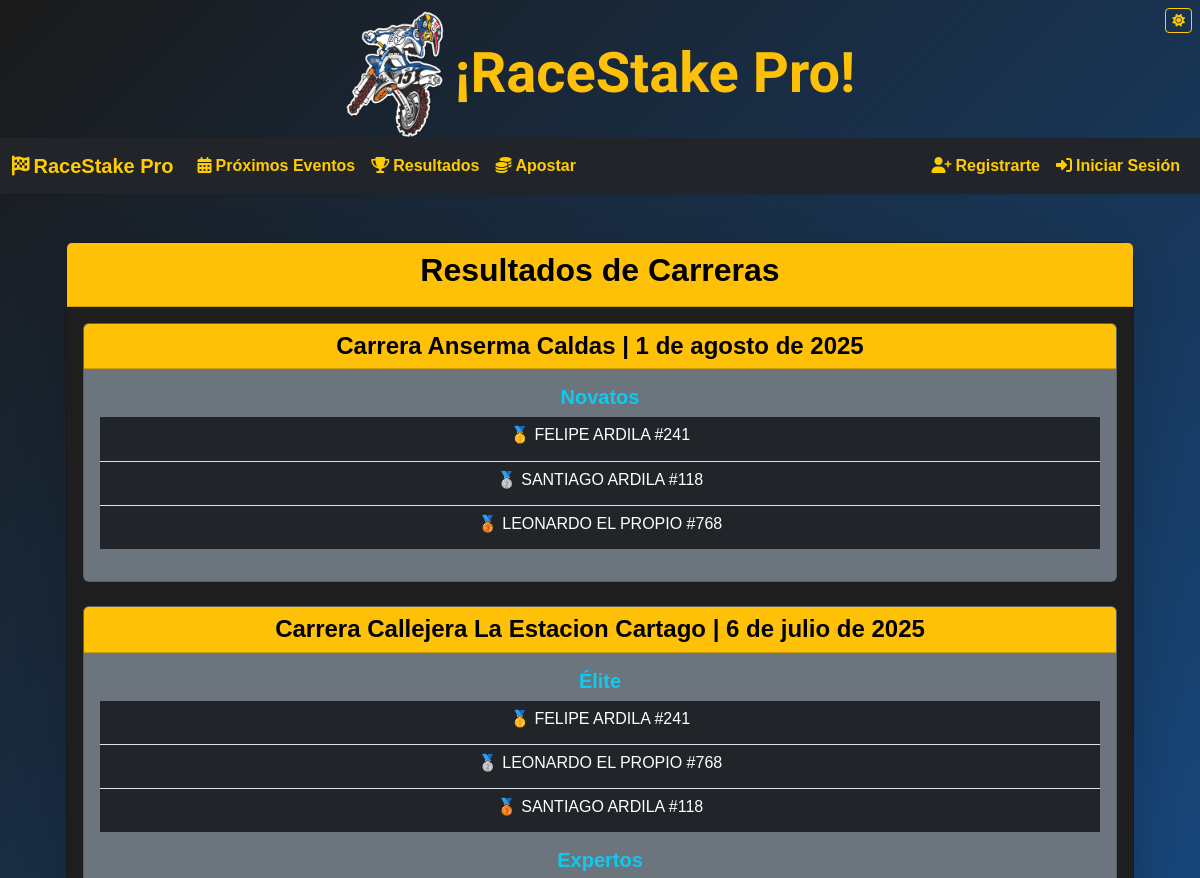
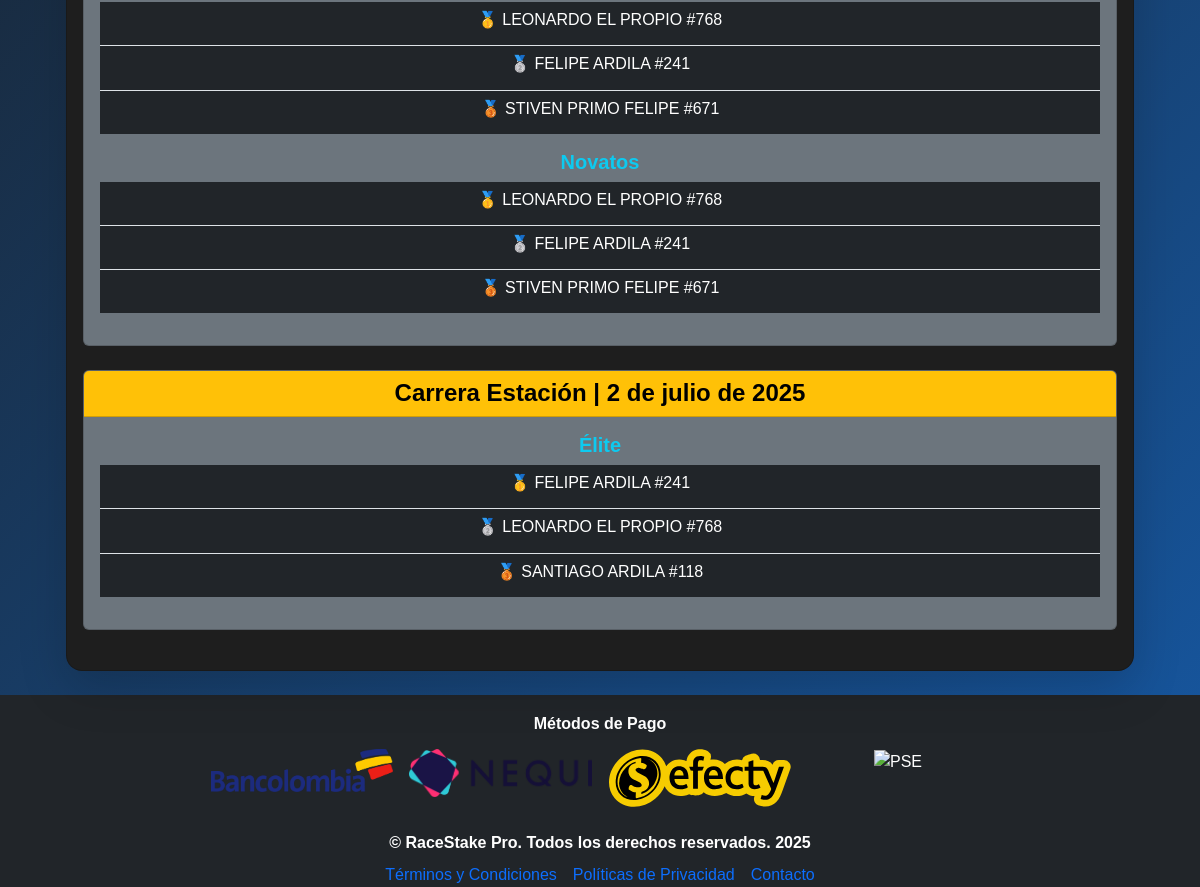
Screenshot of /?pagina=Resultados with the database file from the repository (2 pictures, top to bottom).
### tables this page shows
CREATE TABLE `carreras` (
  `id` int NOT NULL,
  `nombre` varchar(100) NOT NULL,
  `fecha` datetime NOT NULL,
  `estado` enum('pendiente','finalizada') DEFAULT 'pendiente',
  `creada_en` timestamp NOT NULL DEFAULT CURRENT_TIMESTAMP,
  `categorias` varchar(255) NOT NULL DEFAULT 'SinCategoria'
);

CREATE TABLE `resultados_carrera` (
  `id` int NOT NULL,
  `id_carrera` int NOT NULL,
  `id_piloto` int NOT NULL,
  `posicion` int NOT NULL,
  `categoria` varchar(100) NOT NULL DEFAULT 'SinCategoria'
);

CREATE TABLE `pilotos` (
  `id` int NOT NULL,
  `nombre` varchar(100) NOT NULL,
  `creado_en` timestamp NOT NULL DEFAULT CURRENT_TIMESTAMP
);

### Controlador/Plantilla.Controlador.php (called while the page is built)
<?php
class ControladorPlantilla{
	public function cargarPlantilla(){
		include("Vista/Plantilla.php");
		}
}

### Index.php (called while the page is built, shortened)
<?php
require("Controlador/Plantilla.Controlador.php");
require("Controlador/Formulario.Controlador.php");
$plantilla = new ControladorPlantilla();
$plantilla->cargarPlantilla();

### Modelo/Formularios.Modelo.php (called while the page is built, shortened)
<?php
class ModeloFormularios
{
    public static function obtenerCarrerasConResultados()
    {
        $stmt = new Conexion();
        $pdo = $stmt->conectar();
        $query = "SELECT DISTINCT c.id, c.nombre, c.fecha
              FROM carreras c
              INNER JOIN resultados_carrera r ON c.id = r.id_carrera
              ORDER BY c.fecha DESC";
        $sql = $pdo->prepare($query);
        $sql->execute();
        return $sql->fetchAll(PDO::FETCH_ASSOC);
    }
    public static function obtenerResultadosPorCarreraYCategorias($id_carrera)
    {
        $stmt = new Conexion();
        $pdo = $stmt->conectar();
        $query = "SELECT r.posicion, p.nombre, r.categoria
              FROM resultados_carrera r
              INNER JOIN pilotos p ON r.id_piloto = p.id
              WHERE r.id_carrera = :id_carrera
              ORDER BY r.categoria, r.posicion ASC";
        $sql = $pdo->prepare($query);
        $sql->execute([':id_carrera' => $id_carrera]);
        return $sql->fetchAll(PDO::FETCH_ASSOC);
    }
}

### Controlador/Formulario.Controlador.php (called while the page is built, shortened)
<?php
include("Modelo/Formularios.Modelo.php");
class FormularioControlador
{
    public static function obtenerCarrerasConResultados()
    {
        return ModeloFormularios::obtenerCarrerasConResultados();
    }
    public static function obtenerResultadosPorCarreraYCategorias($id_carrera)
    {
        return ModeloFormularios::obtenerResultadosPorCarreraYCategorias($id_carrera);
    }
}

### Vista/Paginas/Resultados.php (the view, shortened to what this page needs)
<body class="bg-light">
  <main class="container mt-5">
    <div class="container mt-5">
      <div class="card tarjeta-carreras shadow-lg rounded-4">
        <div class="card-header encabezado-carreras text-center">
          <h2 class="fw-bold">Resultados de Carreras</h2>
        </div>
        <div class="card-body">
          <?php
          $carreras = FormularioControlador::obtenerCarrerasConResultados();
          if (empty($carreras)) {
            echo '<div class="alert alert-info text-center">No hay resultados registrados aún.</div>';
          } else {
            foreach ($carreras as $carrera) {
              $formatter = new \IntlDateFormatter('es_ES', \IntlDateFormatter::LONG, \IntlDateFormatter::NONE, 'America/Bogota');
              $fecha = $formatter->format(new DateTime($carrera['fecha']));
              echo '<div class="card bg-secondary mb-4">';
              echo '<div class="card-header encabezado-carreras text-center h4"><strong>' . htmlentities($carrera['nombre']) . '</strong> | ' . $fecha . '</div>';
              echo '<div class="card-body">';
              $resultados = FormularioControlador::obtenerResultadosPorCarreraYCategorias($carrera['id']);
              if (empty($resultados)) {
                echo '<p class="text-white">No se han registrado resultados aún.</p>';
              } else {
                $resultadosPorCategoria = [];
                foreach ($resultados as $r) {
                  $cat = $r['categoria'];
                  if (!isset($resultadosPorCategoria[$cat])) {
                    $resultadosPorCategoria[$cat] = [];
                  }
                  $resultadosPorCategoria[$cat][] = $r;
                }
                foreach ($resultadosPorCategoria as $categoria => $resultadosCat) {
                  echo '<div class="mb-3">';
                  echo '<h5 class="text-info text-center fw-bold">' . htmlentities($categoria) . '</h5>';
                  echo '<ul class="list-group list-group-flush">';
                  foreach ($resultadosCat as $r) {
                    $medalla = match ($r['posicion']) {
                      1 => '🥇',
                      2 => '🥈',
                      3 => '🥉',
                      default => ''
                    };
                    echo '<li class="list-group-item bg-dark text-white d-flex justify-content-center align-items-center">';
                    echo '<span class="text-center h6">' . $medalla . ' ' . htmlentities($r['nombre']) . '</span>';
                    echo '</li>';
                  }
                  echo '</ul>';
                  echo '</div>';
                }
              }
              echo '</div></div>';
            }
          }
          ?>
        </div>
      </div>
    </div>
  </main>
</body>
</html>

### Vista/Plantilla.php (shortened to what this page needs)
<!DOCTYPE html>
<html lang="es">
<head>
    <link href="https://cdn.jsdelivr.net/npm/bootstrap@5.3.2/dist/css/bootstrap.min.css" rel="stylesheet">
</head>
<body class="d-flex flex-column min-vh-100">
    <?php
    $listadoPaginasPrivadas = [
        'CargarCreditos',
        'Salir',
        'Perfil',
        'ApuMovi',
        'Ajustes',
        'RegistrarResultados',
        'CrearCarrera',
        'RegistrarPiloto',
        'AsignarPilotos',
        'Apostar',
        'Ganancias',
        'historial_apuestas'
    ];
    $listadoPaginasPublicas = [
        'Inicio',
        'Login',
        'Registro',
        'RecuperarContrasena',
        'ReestablecerContrasena',
        'ActivarCuenta',
        'EnviardeContacto',
        'Politicas',
        'Terminos',
        'Contacto',
        'ProximosEventos',
        'Resultados',
        '404',
        'exportar_ganancia_pdf'
    ];
    if (isset($_GET['pagina'])) {
        $pagina = $_GET['pagina'];
        if (in_array($pagina, $listadoPaginasPrivadas)) {
            if (isset($_SESSION['privilegios']) && in_array($_SESSION['privilegios'], ['usuario', 'admin'])) {
                $paginaVerificada = $pagina;
            } else {
                echo "<script>window.location.href = 'index.php?pagina=Login';</script>";
                exit();
            }
        } elseif (in_array($pagina, $listadoPaginasPublicas)) {
            $paginaVerificada = $pagina;
        } else {
            $paginaVerificada = '404';
        }
    } else {
        $paginaVerificada = 'Inicio';
    }
    ?>
    <div class="position-relative">
        <button onclick="cambiarTema()" class="btn btn-cambiar-tema position-absolute top-0 end-0 m-2" id="btnTema"
            title="Cambiar tema">
            <i class="fas fa-moon"></i>
        </button>
        <div class="d-flex flex-md-row align-items-center justify-content-center text-center text-md-start">
            <img src="/imagenes/pngwing.com (5).png" alt="LogoWeb" class="img-fluid"
                style="max-width: 100px; margin-right: 10px; margin-top: 10px;">
            <h1 class="display-4 mt-3 md-0 fw-bold" style="font-family: 'Chewy', system-ui; font-weight: 700;">
                ¡RaceStake Pro!
            </h1>
        </div>
    </div>
    <nav class="navbar navbar-expand-lg navbar-dark bg-dark shadow-sm">
        <div class="container-fluid">
            <a class="navbar-brand fw-bold" href="?pagina=Inicio">
                <i class="fas fa-flag-checkered me-1"></i>RaceStake Pro
            </a>
            <div class="collapse navbar-collapse" id="navbarResponsive">
                <ul class="navbar-nav me-auto mb-2 mb-lg-0">
                    <li class="nav-item">
                        <a class="nav-link fw-bold" href="?pagina=ProximosEventos">
                            <i class="fas fa-calendar-alt me-1"></i>Próximos Eventos
                        </a>
                    </li>
                    <li class="nav-item">
                        <a class="nav-link fw-bold" href="?pagina=Resultados">
                            <i class="fas fa-trophy me-1"></i>Resultados
                        </a>
                    </li>
                    <li class="nav-item">
                        <a class="nav-link fw-bold" href="?pagina=Apostar">
                            <i class="fas fa-coins me-1"></i>Apostar
                        </a>
                    </li>
                </ul>
                <ul class="navbar-nav ms-auto">
                    <?php if (isset($_SESSION['privilegios'])): ?>
                        <li class="nav-item dropdown">
                            <a class="nav-link dropdown-toggle fw-bold" href="#" id="userDropdown" role="button"
                                data-bs-toggle="dropdown" aria-expanded="false">
                                <i class="fas fa-user-circle me-1"></i><?= $_SESSION['nombre']; ?>
                            </a>
                            <ul class="dropdown-menu menu-admin" id="menuAdminDropdown" aria-labelledby="adminDropdown">
                                <li><a class="dropdown-item " href="?pagina=Perfil"><i
                                            class="fas fa-id-badge me-1"></i>Perfil</a></li>
                                <li><a class="dropdown-item " href="?pagina=historial_apuestas"><i
                                            class="fas fa-history me-1"></i>Historial de Apuestas</a></li>
                                <li><a class="dropdown-item " href="?pagina=ApuMovi"><i
                                            class="fas fa-file-invoice-dollar me-1"></i>Movimientos</a></li>
                                <li><a class="dropdown-item " href="?pagina=Ajustes"><i
                                            class="fas fa-cogs me-1"></i>Ajustes</a></li>
                                <li><a class="dropdown-item " href="?pagina=Salir"><i
                                            class="fas fa-sign-out-alt me-1"></i>Salir</a></li>
                            </ul>
                        </li>
                    <?php else: ?>
                        <li class="nav-item">
                            <a class="nav-link fw-bold" href="?pagina=Registro">
                                <i class="fas fa-user-plus me-1"></i>Registrarte
                            </a>
                        </li>
                        <li class="nav-item">
                            <a class="nav-link fw-bold" href="?pagina=Login">
                                <i class="fas fa-sign-in-alt me-1"></i>Iniciar Sesión
                            </a>
                        </li>
                    <?php endif; ?>
                </ul>
            </div>
        </div>
    </nav>
    <div class="container">
        <?php
        if ($paginaVerificada === 'Salir') {
            header('Location: Vista/Paginas/Salir.php');
            exit;
        } else {
            include "Vista/Paginas/$paginaVerificada.php";
        }
        ?>
</body>
<footer class="piedepagina text-center mt-auto">
    <div class="container-fluid">
        <h6 class="mb-3 fw-bold"><br>Métodos de Pago</h6>
        <div class="row justify-content-center g-3">
            <div class="col-6 col-sm-3 col-md-2">
                <img src="/imagenes/bancolombia.png" alt="Bancolombia" class="img-fluid">
            </div>
            <div class="col-6 col-sm-3 col-md-2">
                <img src="/imagenes/nequi.png" alt="Nequi" class="img-fluid">
            </div>
            <div class="col-6 col-sm-3 col-md-2">
                <img src="/imagenes/efecty.svg" alt="Efecty" class="img-fluid">
            </div>
            <div class="col-6 col-sm-3 col-md-2">
                <img src="/imagenes/PSE.png" alt="PSE" class="img-fluid">
            </div>
        </div>
        <p class="mt-4 mb-2 fw-bold">&copy; RaceStake Pro. Todos los derechos reservados. 2025</p>
        <div class="d-flex flex-column flex-sm-row justify-content-center gap-2">
            <a href="?pagina=Terminos" class="text-decoration-none">Términos y Condiciones</a>
            <a href="?pagina=Politicas" class="text-decoration-none">Políticas de Privacidad</a>
            <a href="?pagina=Contacto" class="text-decoration-none">Contacto</a>
        </div>
    </div>
</footer>
</html>

### Vista/Plantilla.php (style rules this page uses)
body.tema-oscuro { background: linear-gradient(135deg, #1a1a1a, #1658A3); color: #FFC107; font-family: 'Arial', sans-serif; }
body.tema-oscuro .piedepagina { background-color: #212529; color: #fff; }
body.tema-oscuro .navbar { background-color: #212529 !important; }
body.tema-oscuro .navbar-brand, body.tema-oscuro .nav-link { color: #ffcc00 !important; font-weight: bold; }
.btn-cambiar-tema { background-color: transparent; color: #ffcc00; border: 1px solid #ffcc00; font-size: 0.8rem; padding: 2px 6px; border-radius: 4px; }
.tarjeta-carreras { transition: background-color 0.3s, color 0.3s; }
.encabezado-carreras { font-weight: bold; transition: background-color 0.3s, color 0.3s; }
body.tema-oscuro .tarjeta-carreras { background-color: #1e1e1e; color: #fff; }
body.tema-oscuro .encabezado-carreras { background-color: #ffc107; color: #000; }

### rows the page displays
carreras: nombre "Carrera Anserma Caldas", fecha "1 de agosto de 2025", categoria "Novatos"
resultados_carrera: posicion "🥇", id_piloto.nombre "FELIPE ARDILA #241"
resultados_carrera: posicion "🥈", id_piloto.nombre "SANTIAGO ARDILA #118"
resultados_carrera: posicion "🥉", id_piloto.nombre "LEONARDO EL PROPIO #768"
carreras: nombre "Carrera Callejera La Estacion Cartago", fecha "6 de julio de 2025", categoria "Élite", categoria "Expertos", categoria "Novatos"
resultados_carrera: posicion "🥇", id_piloto.nombre "FELIPE ARDILA #241"
resultados_carrera: posicion "🥈", id_piloto.nombre "LEONARDO EL PROPIO #768"
resultados_carrera: posicion "🥉", id_piloto.nombre "SANTIAGO ARDILA #118"
resultados_carrera: posicion "🥇", id_piloto.nombre "LEONARDO EL PROPIO #768"
resultados_carrera: posicion "🥈", id_piloto.nombre "FELIPE ARDILA #241"
resultados_carrera: posicion "🥉", id_piloto.nombre "STIVEN PRIMO FELIPE #671"
resultados_carrera: posicion "🥇", id_piloto.nombre "LEONARDO EL PROPIO #768"
resultados_carrera: posicion "🥈", id_piloto.nombre "FELIPE ARDILA #241"
resultados_carrera: posicion "🥉", id_piloto.nombre "STIVEN PRIMO FELIPE #671"
carreras: nombre "Carrera Estación", fecha "2 de julio de 2025", categoria "Élite"
